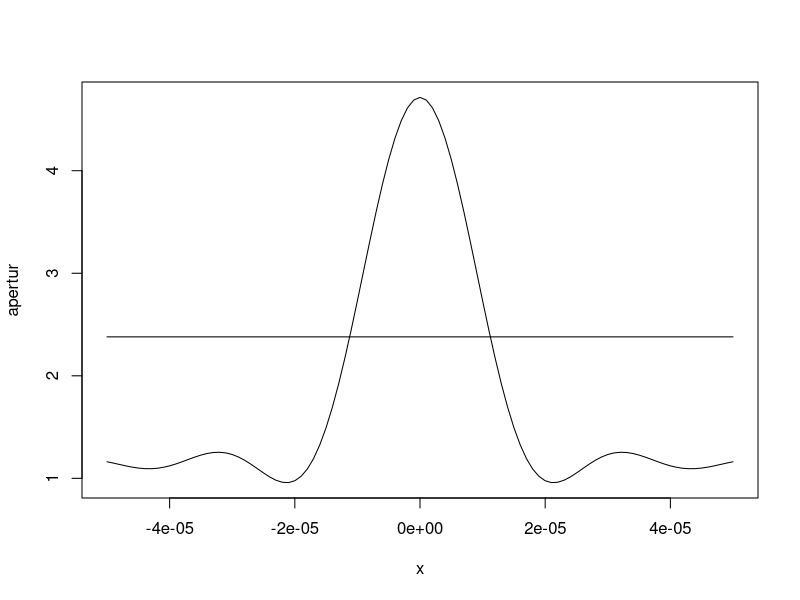

R code for this plot:
g <- 2*pi/0.00012926
apertur <- function(x){sqrt(2.72)+sqrt(0.935)*cos(x*g)+ sqrt(0.6735)*cos(2*x*g)+sqrt(0.4245)*cos(3*x*g)+sqrt(0.1815)*cos(4*x*g)+sqrt(0.04012)*cos(5*x*g)}
plot (apertur,-0.00005,0.00005)
max <- sqrt(2.72)+sqrt(0.935)+ sqrt(0.6735)+sqrt(0.4245)+sqrt(0.1815)+sqrt(0.06)
f1 <- function(x){(4.75938/2)*x^0}
interf <- function(x){abs(apertur(x)-f1(x))}
intersect <- optimize(interf, interval=c(-0.00002, 0))
plot(f1, -0.00005,0.00005, add =  TRUE)
#plot(interf, -0.2,0.0)